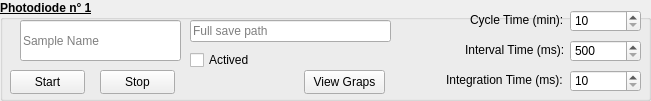
  <widget class="QGroupBox" name="Photodiode_1">
   <property name="geometry">
    <rect>
     <x>20</x>
     <y>50</y>
     <width>651</width>
     <height>101</height>
    </rect>
   </property>
   <property name="font">
    <font>
     <pointsize>9</pointsize>
     <italic>false</italic>
     <bold>true</bold>
     <underline>true</underline>
     <stylestrategy>PreferDefault</stylestrategy>
     <hintingpreference>PreferVerticalHinting</hintingpreference>
    </font>
   </property>
   <property name="accessibleName">
    <string>Photodiode n° 1</string>
   </property>
   <property name="accessibleDescription">
    <string>Photodiode n° 1</string>
   </property>
   <property name="title">
    <string>Photodiode n° 1</string>
   </property>
   <property name="flat">
    <bool>false</bool>
   </property>
   <property name="checkable">
    <bool>false</bool>
   </property>
   <widget class="QLineEdit" name="SavePh1">
    <property name="geometry">
     <rect>
      <x>190</x>
      <y>20</y>
      <width>201</width>
      <height>22</height>
     </rect>
    </property>
    <property name="font">
     <font>
      <pointsize>9</pointsize>
      <italic>false</italic>
      <bold>false</bold>
      <underline>false</underline>
      <stylestrategy>PreferDefault</stylestrategy>
      <kerning>false</kerning>
      <hintingpreference>PreferFullHinting</hintingpreference>
     </font>
    </property>
    <property name="acceptDrops">
     <bool>false</bool>
    </property>
    <property name="accessibleName">
     <string>SavePh1</string>
    </property>
    <property name="accessibleDescription">
     <string>SavePh1</string>
    </property>
    <property name="text">
     <string/>
    </property>
    <property name="placeholderText">
     <string>Full save path</string>
    </property>
   </widget>
   <widget class="QLineEdit" name="SamplePh1">
    <property name="geometry">
     <rect>
      <x>20</x>
      <y>20</y>
      <width>161</width>
      <height>41</height>
     </rect>
    </property>
    <property name="font">
     <font>
      <family>Segoe UI</family>
      <pointsize>9</pointsize>
      <italic>false</italic>
      <bold>false</bold>
      <underline>false</underline>
      <stylestrategy>PreferDefault</stylestrategy>
      <kerning>false</kerning>
      <hintingpreference>PreferFullHinting</hintingpreference>
     </font>
    </property>
    <property name="toolTip">
     <string>&lt;html&gt;&lt;head/&gt;&lt;body&gt;&lt;p&gt;&lt;br/&gt;&lt;/p&gt;&lt;/body&gt;&lt;/html&gt;</string>
    </property>
    <property name="toolTipDuration">
     <number>-1</number>
    </property>
    <property name="whatsThis">
     <string>&lt;html&gt;&lt;head/&gt;&lt;body&gt;&lt;p&gt;&lt;span style=&quot; font-style:italic; color:#a0a0a0;&quot;&gt;Nombre Muestra&lt;/span&gt;&lt;/p&gt;&lt;/body&gt;&lt;/html&gt;</string>
    </property>
    <property name="accessibleName">
     <string>SamplePh1</string>
    </property>
    <property name="accessibleDescription">
     <string>SamplePh1</string>
    </property>
    <property name="autoFillBackground">
     <bool>false</bool>
    </property>
    <property name="text">
     <string/>
    </property>
    <property name="cursorPosition">
     <number>0</number>
    </property>
    <property name="readOnly">
     <bool>false</bool>
    </property>
    <property name="placeholderText">
     <string>Sample Name</string>
    </property>
   </widget>
   <widget class="QSpinBox" name="CycleTimePh1">
    <property name="geometry">
     <rect>
      <x>570</x>
      <y>10</y>
      <width>71</width>
      <height>22</height>
     </rect>
    </property>
    <property name="font">
     <font>
      <pointsize>9</pointsize>
      <italic>false</italic>
      <bold>false</bold>
      <underline>false</underline>
      <stylestrategy>PreferDefault</stylestrategy>
      <hintingpreference>PreferVerticalHinting</hintingpreference>
     </font>
    </property>
    <property name="accessibleName">
     <string>CyceTimePh1</string>
    </property>
    <property name="accessibleDescription">
     <string>CyceTimePh1</string>
    </property>
    <property name="minimum">
     <number>10</number>
    </property>
    <property name="maximum">
     <number>40000</number>
    </property>
    <property name="singleStep">
     <number>10</number>
    </property>
    <property name="value">
     <number>10</number>
    </property>
   </widget>
   <widget class="QSpinBox" name="IntervalTimePh1">
    <property name="geometry">
     <rect>
      <x>570</x>
      <y>40</y>
      <width>71</width>
      <height>22</height>
     </rect>
    </property>
    <property name="font">
     <font>
      <pointsize>9</pointsize>
      <italic>false</italic>
      <bold>false</bold>
      <underline>false</underline>
      <stylestrategy>PreferDefault</stylestrategy>
      <hintingpreference>PreferFullHinting</hintingpreference>
     </font>
    </property>
    <property name="accessibleName">
     <string>IntervalTimePh1</string>
    </property>
    <property name="accessibleDescription">
     <string>IntervalTimePh1</string>
    </property>
    <property name="minimum">
     <number>500</number>
    </property>
    <property name="maximum">
     <number>600000</number>
    </property>
    <property name="singleStep">
     <number>100</number>
    </property>
   </widget>
   <widget class="QSpinBox" name="IntegrationTimePh1">
    <property name="geometry">
     <rect>
      <x>570</x>
      <y>70</y>
      <width>71</width>
      <height>22</height>
     </rect>
    </property>
    <property name="font">
     <font>
      <pointsize>9</pointsize>
      <italic>false</italic>
      <bold>false</bold>
      <underline>false</underline>
      <stylestrategy>PreferDefault</stylestrategy>
      <hintingpreference>PreferVerticalHinting</hintingpreference>
     </font>
    </property>
    <property name="accessibleName">
     <string>IntegrationTimePh1</string>
    </property>
    <property name="accessibleDescription">
     <string>IntegrationTimePh1</string>
    </property>
    <property name="minimum">
     <number>10</number>
    </property>
    <property name="maximum">
     <number>3000</number>
    </property>
    <property name="singleStep">
     <number>10</number>
    </property>
   </widget>
   <widget class="QLabel" name="CycleTime">
    <property name="geometry">
     <rect>
      <x>470</x>
      <y>10</y>
      <width>95</width>
      <height>20</height>
     </rect>
    </property>
    <property name="font">
     <font>
      <pointsize>9</pointsize>
      <italic>false</italic>
      <bold>false</bold>
      <underline>false</underline>
      <stylestrategy>PreferDefault</stylestrategy>
      <hintingpreference>PreferFullHinting</hintingpreference>
     </font>
    </property>
    <property name="accessibleName">
     <string>CycleTime</string>
    </property>
    <property name="accessibleDescription">
     <string>CycleTime</string>
    </property>
    <property name="text">
     <string>Cycle Time (min):</string>
    </property>
   </widget>
   <widget class="QLabel" name="IntervalTime">
    <property name="geometry">
     <rect>
      <x>465</x>
      <y>40</y>
      <width>100</width>
      <height>20</height>
     </rect>
    </property>
    <property name="font">
     <font>
      <pointsize>9</pointsize>
      <italic>false</italic>
      <bold>false</bold>
      <underline>false</underline>
      <stylestrategy>PreferDefault</stylestrategy>
      <hintingpreference>PreferFullHinting</hintingpreference>
     </font>
    </property>
    <property name="accessibleName">
     <string>IntervalTime</string>
    </property>
    <property name="accessibleDescription">
     <string>IntervalTime</string>
    </property>
    <property name="text">
     <string>Interval Time (ms):</string>
    </property>
   </widget>
   <widget class="QLabel" name="IntegrationTime">
    <property name="geometry">
     <rect>
      <x>446</x>
      <y>70</y>
      <width>118</width>
      <height>20</height>
     </rect>
    </property>
    <property name="font">
     <font>
      <pointsize>9</pointsize>
      <italic>false</italic>
      <bold>false</bold>
      <underline>false</underline>
      <stylestrategy>PreferDefault</stylestrategy>
      <hintingpreference>PreferFullHinting</hintingpreference>
     </font>
    </property>
    <property name="text">
     <string>Integration Time (ms):</string>
    </property>
   </widget>
   <widget class="QPushButton" name="GraphsPh1">
    <property name="geometry">
     <rect>
      <x>304</x>
      <y>70</y>
      <width>81</width>
      <height>24</height>
     </rect>
    </property>
    <property name="font">
     <font>
      <pointsize>9</pointsize>
      <italic>false</italic>
      <bold>false</bold>
      <underline>false</underline>
      <stylestrategy>PreferDefault</stylestrategy>
      <hintingpreference>PreferFullHinting</hintingpreference>
     </font>
    </property>
    <property name="accessibleName">
     <string>GraphsPh1</string>
    </property>
    <property name="accessibleDescription">
     <string>GraphsPh1</string>
    </property>
    <property name="text">
     <string>View Graps</string>
    </property>
   </widget>
   <widget class="QPushButton" name="StartPh1">
    <property name="geometry">
     <rect>
      <x>10</x>
      <y>70</y>
      <width>75</width>
      <height>24</height>
     </rect>
    </property>
    <property name="font">
     <font>
      <pointsize>9</pointsize>
      <italic>false</italic>
      <bold>false</bold>
      <underline>false</underline>
      <stylestrategy>PreferDefault</stylestrategy>
      <kerning>true</kerning>
      <hintingpreference>PreferDefaultHinting</hintingpreference>
     </font>
    </property>
    <property name="accessibleName">
     <string>StartPh1</string>
    </property>
    <property name="accessibleDescription">
     <string>StartPh1</string>
    </property>
    <property name="text">
     <string>Start</string>
    </property>
   </widget>
   <widget class="QPushButton" name="StopPh1">
    <property name="geometry">
     <rect>
      <x>100</x>
      <y>70</y>
      <width>75</width>
      <height>24</height>
     </rect>
    </property>
    <property name="font">
     <font>
      <pointsize>9</pointsize>
      <italic>false</italic>
      <bold>false</bold>
      <underline>false</underline>
      <stylestrategy>PreferDefault</stylestrategy>
      <hintingpreference>PreferFullHinting</hintingpreference>
     </font>
    </property>
    <property name="accessibleName">
     <string>StopPh1</string>
    </property>
    <property name="accessibleDescription">
     <string>StopPh1</string>
    </property>
    <property name="text">
     <string>Stop</string>
    </property>
   </widget>
   <widget class="QCheckBox" name="ActivedPh1">
    <property name="geometry">
     <rect>
      <x>190</x>
      <y>50</y>
      <width>76</width>
      <height>20</height>
     </rect>
    </property>
    <property name="font">
     <font>
      <pointsize>9</pointsize>
      <italic>false</italic>
      <bold>false</bold>
      <underline>false</underline>
      <stylestrategy>PreferDefault</stylestrategy>
      <kerning>true</kerning>
      <hintingpreference>PreferFullHinting</hintingpreference>
     </font>
    </property>
    <property name="accessibleName">
     <string>ActivedPh1</string>
    </property>
    <property name="accessibleDescription">
     <string>ActivedPh1</string>
    </property>
    <property name="text">
     <string>Actived</string>
    </property>
   </widget>
  </widget>
